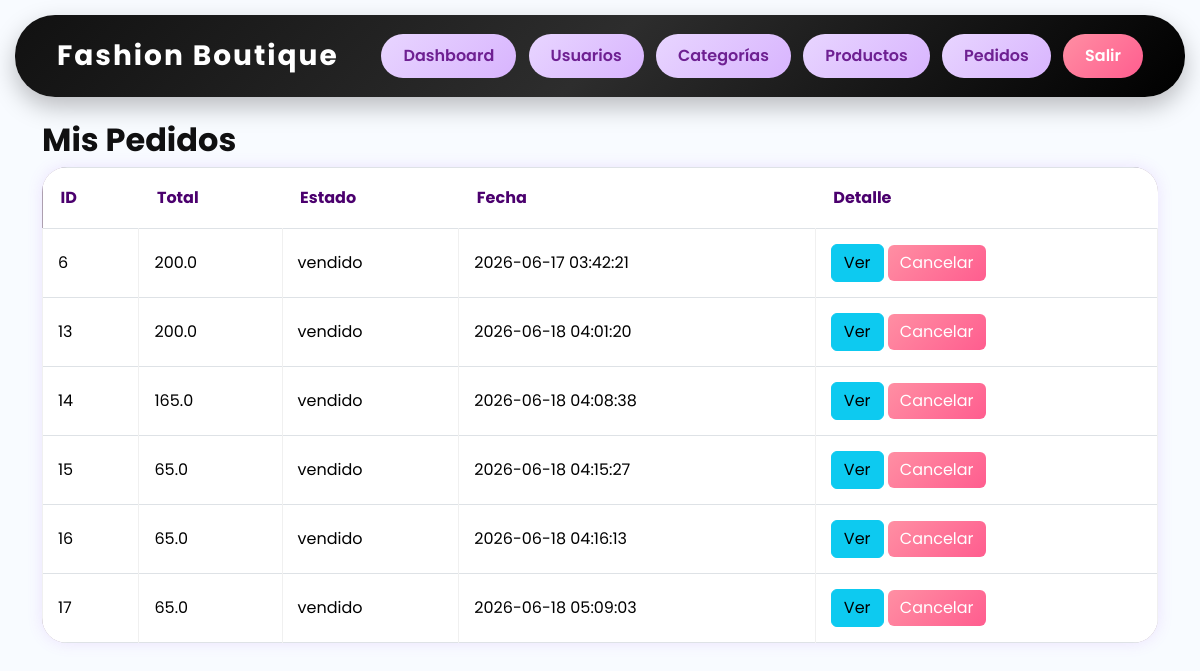
The app's page /pedidos (signed in) with its own data.
### app/models/pedido.py (models this page shows)
class Pedido(db.Model):
    __tablename__ = "pedidos"
    id = db.Column(
        db.Integer,
        primary_key=True
    )
    usuario_id = db.Column(
        db.Integer,
        db.ForeignKey("users.id")
    )
    total = db.Column(
        db.Float
    )
    estado = db.Column(
        db.String(50),
        default="Pendiente"
    )
    fecha = db.Column(
        db.DateTime,
        server_default=db.func.now()
    )
    detalles = db.relationship(
        "PedidoDetalle",
        backref="pedido",
        lazy=True
    )

### app/tienda/routes.py (the view)
@tienda_bp.route(
    "/pedidos"
)
@login_required
def pedidos():
    pedidos = Pedido.query.filter_by(
        usuario_id=current_user.id
    ).all()
    return render_template(
        "pedidos.html",
        pedidos=pedidos
    )

### app/__init__.py (called while the page is built)
def create_app():
    app = Flask(__name__)
    app.config.from_object(Config)
    db.init_app(app)
    login_manager.init_app(app)
    login_manager.login_view = "auth.login"
    migrate.init_app(app, db)
    from .auth.routes import auth_bp
    from .admin.routes import admin_bp
    from .admin.routes import vendedor_bp
    from .tienda.routes import tienda_bp
    app.register_blueprint(auth_bp)
    app.register_blueprint(admin_bp)
    app.register_blueprint(vendedor_bp)
    app.register_blueprint(tienda_bp)
    @login_manager.user_loader
    def load_user(user_id):
        return User.query.get(int(user_id))
    return app

### app/templates/pedidos.html
{% extends 'base.html' %}
{% block content %}
<h2>Mis Pedidos</h2>
<table class="table table-bordered">
<tr>
<th>ID</th>
<th>Total</th>
<th>Estado</th>
<th>Fecha</th>
<th>Detalle</th>
</tr>
{% for pedido in pedidos %}
<tr>
<td>{{ pedido.id }}</td>
<td>{{ pedido.total }}</td>
<td>{{ pedido.estado }}</td>
<td>{{ pedido.fecha }}</td>
<td>
<a
href="/pedido/{{ pedido.id }}"
class="btn btn-info">
Ver
</a>
<a
href="/cancelar-pedido/{{ pedido.id }}"
class="btn btn-danger">
Cancelar
</a>
</td>
</tr>
{% endfor %}
</table>
{% endblock %}

### app/static/css/style.css (style rules this page uses)
body { background:#f8fbff; font-family:'Segoe UI',sans-serif; margin:0; padding:0; }
.btn-danger { background:linear-gradient( 135deg, #ff8fa3, #ff5d8f ); border:none; }
.table { background:rgb(173, 159, 175); border-radius:25px; overflow:hidden; box-shadow: 0 0 15px rgba(168,85,247,.15); }
.table th { color:#4b006e; font-size:16px; font-weight:700; border:none !important; padding:18px; }
.table td { vertical-align:middle; padding:15px; border-color:#f0f0f0; }
h2 { font-weight:bold; color:#101011; }
body { font-family:'Poppins',sans-serif; background:#f8fbff; }
.btn { transition:.3s; }

### records on screen
Pedido: id "6", total "200.0", estado "vendido", fecha "2026-06-17 03:42:21"
Pedido: id "13", total "200.0", estado "vendido", fecha "2026-06-18 04:01:20"
Pedido: id "14", total "165.0", estado "vendido", fecha "2026-06-18 04:08:38"
Pedido: id "15", total "65.0", estado "vendido", fecha "2026-06-18 04:15:27"
Pedido: id "16", total "65.0", estado "vendido", fecha "2026-06-18 04:16:13"
Pedido: id "17", total "65.0", estado "vendido", fecha "2026-06-18 05:09:03"
